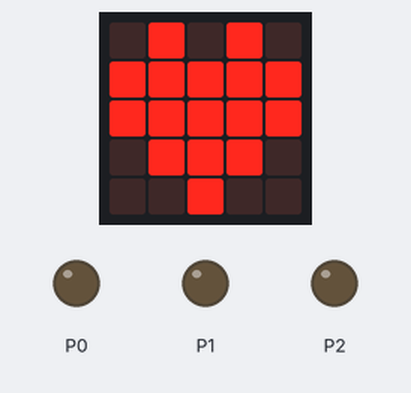
The program below on a simulated BBC micro:bit (MakeCode). Shown: the board's 5×5 LED display, output pins drawn as LEDs (lit = HIGH).

Above: at 0.1 s.
At 6.8 s:
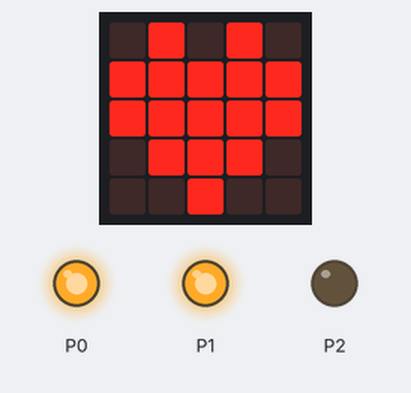
At 18.2 s:
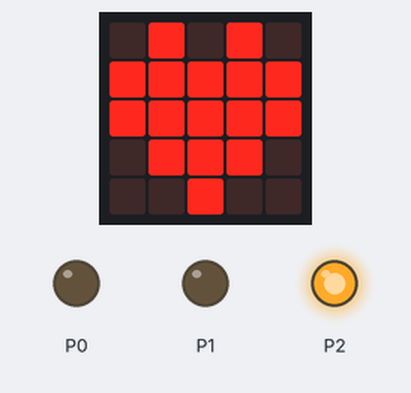
At 25.3 s:
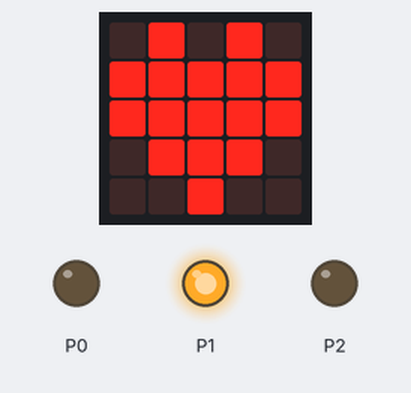
At 36.2 s:
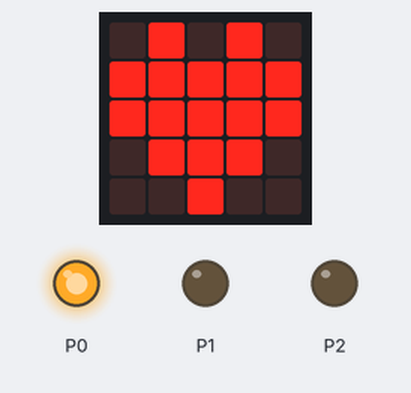
Timing chart, 0 to 40.0 s (numbered marks = the images above):
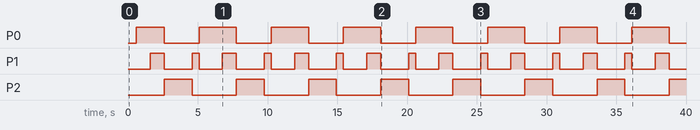

Measured:
- by itself, P0: repeats every 5.2 s: LOW 2.5 s, HIGH 2.7 s
- by itself, P1: repeats every 5.2 s: LOW 2.0 s, HIGH 0.50 s, LOW 1.7 s, HIGH 1.0 s
- by itself, P2: alternates HIGH for 2.0 s and LOW for 3.2 s

The program:

main.ts
```typescript
basic.forever(function () {
    basic.showIcon(IconNames.Heart)
    pins.digitalWritePin(DigitalPin.P0, 1)
    basic.pause(1000)
    pins.digitalWritePin(DigitalPin.P1, 1)
    basic.pause(1000)
    pins.digitalWritePin(DigitalPin.P0, 0)
    pins.digitalWritePin(DigitalPin.P1, 0)
    pins.digitalWritePin(DigitalPin.P2, 1)
    basic.pause(2000)
    pins.digitalWritePin(DigitalPin.P2, 0)
    pins.digitalWritePin(DigitalPin.P1, 1)
    basic.pause(500)
    pins.digitalWritePin(DigitalPin.P1, 0)
    pins.digitalWritePin(DigitalPin.P0, 1)
    basic.pause(50)
})
```

test.ts
```typescript
// test ender her, dette bliver ikke kompileret, når denne pakke bruges som en udvidelse.
```
